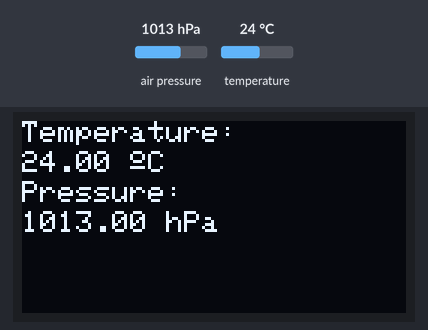
This sketch was run on a simulated ESP8266 (NodeMCU). On the bench: 128×64 one-colour display. The test bench sets the inputs (shaded band); at power-on: air pressure 1013 hPa, temperature 24 °C. WiFi joins after 1.5 s; servers stay silent unless stated; no MQTT or app messages arrive unless stated; what the sketch prints to the serial monitor is not drawn.

Above: at 6.3 s.
6.4 s: air pressure set to 952 hPa
At 7.7 s:
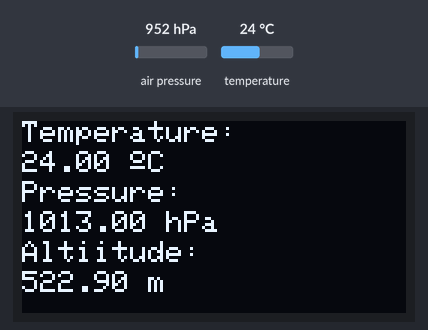
11.9 s: temperature set to 12 °C
At 15.6 s:
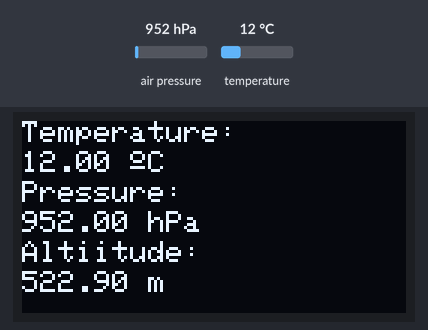
19.4 s: air pressure set to 975 hPa
At 22.8 s:
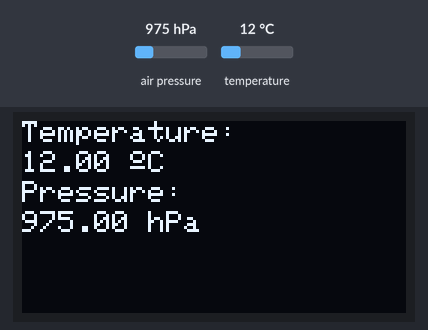
24.5 s: temperature set to 19 °C
At 27.5 s:
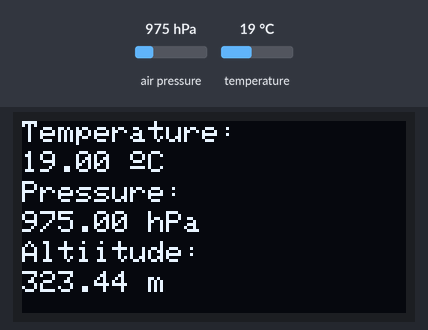
Timing chart, 0 to 29.0 s (numbered marks = the images above; inputs shaded):
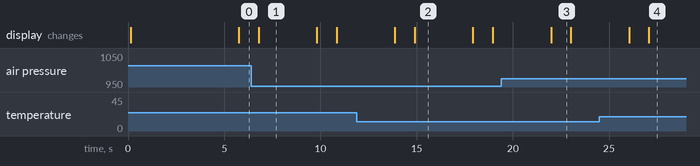

Measured:
- after the input at 6.4 s, the display: changes after 0.38 s (image 1)
- after the input at 11.9 s, the display: first changes after 2.0 s (image 2 shows a later state)
- after the input at 19.4 s, the display: changes after 2.6 s (image 3)
- after the input at 24.5 s, the display: first changes after 1.5 s (image 4 shows a later state)
- what the display in image 1 shows lasts 3.0 s, from 6.8 s to 9.8 s
- what the display in image 3 shows lasts 1.0 s, from 22.0 s to 23.0 s

The sketch:

BMP280_SSD1306.ino
```cpp
//File Name:- EMQX_BMP280_OLED_1
//Hardware is same to that of BM280 Program
//This program displays Temp,Press and Altitude on OLED
//Displays Temp., Press.,on EMQ X cloud client


#include <ESP8266WiFi.h>
#include <PubSubClient.h>
#include <Wire.h>
#include <Adafruit_GFX.h>
#include <Adafruit_SSD1306.h>
#include <Adafruit_Sensor.h>
#include <Adafruit_BMP280.h>

#define SCREEN_WIDTH 128 // OLED display width, in pixels
#define SCREEN_HEIGHT 64 // OLED display height, in pixels
#define OLED_RESET LED_BUILTIN
#define Sea_Level_Press_hPa (1013.25)

// WiFi
const char* ssid = "";  // Enter WiFi SSID here
const char* password = "";  //Enter WiFi Password here
// MQTT Broker
const char *mqtt_broker = "broker.emqx.io";
const char *topic = "NodeMCU_BMP_Test";
const char *mqtt_username = "emqx";
const char *mqtt_password = "public";
const int   mqtt_port = 1883;
const char *temperature_topic = "BMP_Temperature";
const char *pressure_topic = "BMP_Pressure";

WiFiClient NodeMCUClient;
PubSubClient client(NodeMCUClient);

Adafruit_BMP280 bmp;
Adafruit_SSD1306 display(SCREEN_WIDTH, SCREEN_HEIGHT, &Wire, OLED_RESET);

void setup() {
  Serial.begin(9600);
  delay(100);

  if (!display.begin(SSD1306_SWITCHCAPVCC, 0x3C)) {
    Serial.println(F("SSD1306 allocation failed"));
    for (;;);
  }
  display.clearDisplay();
  display.setTextColor(WHITE);
  delay(2000);

  bool status = bmp.begin(0x76);
  if (!status) {
    Serial.println("Could not find a valid BMP280 sensor, check wiring!");
    while (1);
  }
  delay(500);

  Serial.println("");//Flushout Garbage
  // connecting to a WiFi network
  Serial.println("connecting to:");
  Serial.println(ssid);
  WiFi.begin(ssid, password); //connect to your Local WiFi Network
  while (WiFi.status() != WL_CONNECTED) {
    delay(1000);
    Serial.print(".");
  }
  Serial.println("");
  Serial.println("WiFi Connected!");
  Serial.print("Got IP:");
  Serial.println(WiFi.localIP());

  client.setServer(mqtt_broker, mqtt_port);
  client.setCallback(callback);
}


//---------------
void reconnect() {
  // Loop until we're reconnected
  //client.setServer(mqtt_broker, mqtt_port);
  //client.setCallback(callback);
  while (!client.connected()) {
    Serial.print("Attempting EMQ X_MQTT connection...");
    // Attempt to connect
    // If you do not want to use a username and password, change next line to
    // if (client.connect("ESP8266Client")) {
    if (client.connect("NodeMCUClient", mqtt_username, mqtt_password)) {
      Serial.println("Public emqx MQTT broker connected");
    } else {
      Serial.print("failed, rc= ");
      Serial.print(client.state());
      Serial.println(" try again in 5 seconds");
      // Wait 5 seconds before retrying
      delay(5000);
    }
  }
  client.publish(topic, "hello emqx");
  client.subscribe(topic);
}

bool checkBound(float newValue, float prevValue, float maxDiff) {
  return !isnan(newValue) &&
         (newValue < prevValue - maxDiff || newValue > prevValue + maxDiff);
}

long lastMsg = 0;
float temp = 0.0;
float pres = 0.0;
float diff = 1.0;


void loop() {
  if (!client.connected()) {
    reconnect();
  }
  client.loop();
  long now = millis();
  if (now - lastMsg > 1000) {
    lastMsg = now;
    float newTemp = bmp.readTemperature();
    float newPres = bmp.readPressure() / 100.0F;
    if (checkBound(newTemp, temp, diff)) {
      temp = newTemp;
      Serial.print("New temperature:");
      Serial.println(String(temp).c_str());
      client.publish(temperature_topic, String(temp).c_str(), true);
      /*display.setTextSize(1);
        display.setCursor(0,0);
        display.print("Temperature: ");
        display.setTextSize(1);
        display.setCursor(0,10);
        display.print(String(temp).c_str());
        display.print(" ");
        display.setTextSize(1);
        display.cp437(true);
        display.write(167);
        display.setTextSize(1);
        display.print(" C");
        delay(1000);*/
    }
    if (checkBound(newPres, pres, diff)) {
      pres = newPres;
      Serial.print("New pressure:");
      Serial.println(String(pres).c_str());
      client.publish(pressure_topic, String(pres).c_str(), true);
      /*display.setTextSize(1);
        display.setCursor(0, 20);
        display.print("Pressure: ");
        display.setTextSize(1);
        display.setCursor(0, 30);
        display.print(String(pres).c_str());
        display.print(" hPa");
        display.display();
        delay(1000); */
    }
    // display temperature
    display.setTextSize(1);
    display.setCursor(0, 0);
    display.print("Temperature: ");
    display.setTextSize(1);
    display.setCursor(0, 10);
    display.print(String(bmp.readTemperature()));
    display.print(" ");
    display.setTextSize(1);
    display.cp437(true);
    display.write(167);
    display.setTextSize(1);
    display.print("C");
    delay(1000);

    // display presssure
    display.setTextSize(1);
    display.setCursor(0, 20);
    display.print("Pressure: ");
    display.setTextSize(1);
    display.setCursor(0, 30);
    display.print(String(bmp.readPressure() / 100.0F));
    display.print(" hPa");
    display.display();
    delay(1000);


    //display altitude
    display.setTextSize(1);
    display.setCursor(0, 40);
    display.print("Altiitude: ");
    display.setTextSize(1);
    display.setCursor(0, 50);
    display.print(String(bmp.readAltitude(Sea_Level_Press_hPa)));
    display.print(" m");
    display.display();
    delay(1000);

    display.clearDisplay();
    //client.loop();
  }
  delay(1000);
}

void callback(char *topic1, byte *payload, unsigned int length) {
  Serial.print("Message arrived in topic: ");
  Serial.println(topic1);
  Serial.print("Message:");
  for (int i = 0; i < length; i++) {
    Serial.print((char) payload[i]);
  }
  Serial.println();
  Serial.println("-----------------------");
}
```
